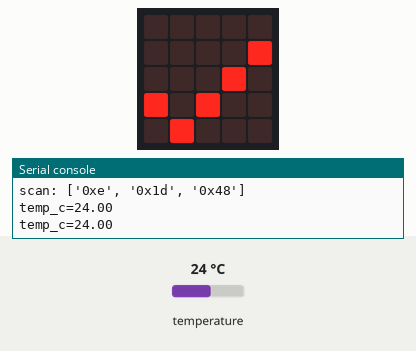
Recording of a program running on a simulated BBC micro:bit running MicroPython. Shown: the board's 5×5 LED display, the last lines printed to the serial console. Inputs (shaded band) come from the test bench; at power-on: temperature 24 °C.

Above: at 1.2 s.
1.3 s: temperature set to 29.2 °C
3.2 s: temperature set to 30.7 °C
At 4.6 s:
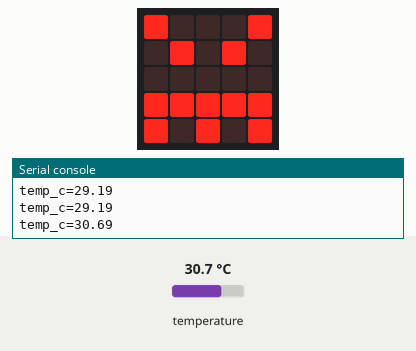
5.5 s: temperature set to 12 °C
At 7.2 s:
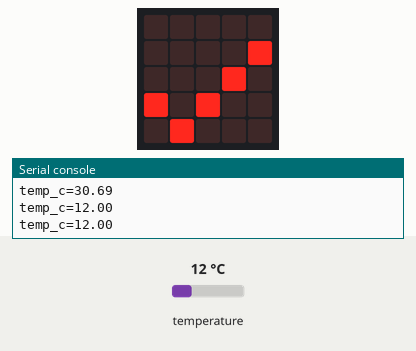
7.5 s: temperature set to 33 °C
At 9.0 s:
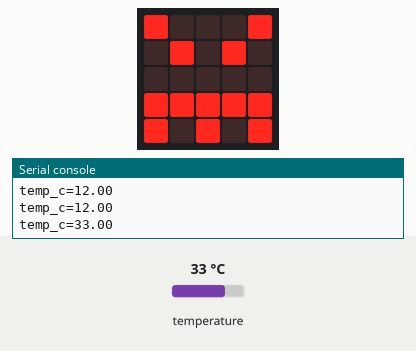
Timing chart, 0 to 10.5 s (numbered marks = the images above; inputs shaded):
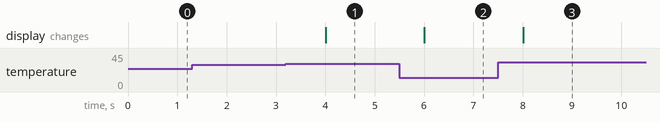

The program:

main.py
```python
# Lab 10 - an external temperature sensor over I2C (TMP102 register map).
# Wiring on a real board: SCL -> pin19, SDA -> pin20, GND, 3V; ADD0 -> GND.
# The browser simulator has NO I2C devices: expect "no device" there.
# Unit tests attach a simulated TMP102 (labs/sim_stub/i2c_devices.py).
from microbit import *

ADDR = 0x48            # 7-bit address (TMP102 with ADD0 to GND)
REG_TEMP = 0x00        # pointer register values: temperature (read-only)
REG_CONFIG = 0x01      # configuration, power-up value 0x60A0
LSB_C = 0.0625         # 12-bit result: one step = 0.0625 C


def decode_temp(msb, lsb):
    # 12-bit two's complement, left-justified: MSB holds bits 11..4, LSB bits 3..0
    raw = (msb << 4) | (lsb >> 4)
    if raw & 0x800:                      # sign bit set -> negative temperature
        raw -= 4096
    return raw * LSB_C


def read_register(reg, n=2):
    i2c.write(ADDR, bytes([reg]))        # 1) set the pointer register
    return i2c.read(ADDR, n)             # 2) read n bytes, most significant first


def read_temp_c():
    data = read_register(REG_TEMP)
    return decode_temp(data[0], data[1])


def step():
    # an I2C error is an OSError; 19 (ENODEV) = nothing answered at ADDR
    try:
        t = read_temp_c()
    except OSError as e:
        print("i2c: no device at {} (errno {})".format(hex(ADDR), e.args[0]))
        display.show(Image.NO, wait=False)
        return None
    print("temp_c={:.2f}".format(t))
    display.show(Image.YES if t < 30 else Image.ANGRY, wait=False)
    return t


def main():
    print("scan:", [hex(a) for a in i2c.scan()])   # which addresses answer?
    while True:
        step()
        sleep(1000)


if __name__ == "__main__":
    main()
```

Measured:
- the behaviour switches between 29.9 and 30 °C on temperature (found by bisection; images 0 and 1)
- after the input at 3.2 s, the display: changes after 0.81 s (image 1)
- after the input at 5.5 s, the display: changes after 0.51 s (image 2)
- after the input at 7.5 s, the display: changes after 0.51 s (image 3)
